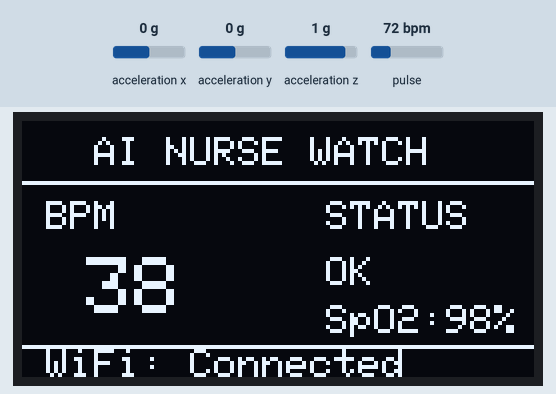
This sketch was run on a simulated ESP32. On the bench: 128×64 one-colour display. Wiring (inferred from the names in the program): MPU-6050 motion sensor at I2C address 0x68. The test bench sets the inputs (shaded band); at power-on: pulse 72 bpm, acceleration x 0 g, acceleration y 0 g, acceleration z 1 g. WiFi joins after 1.5 s; servers stay silent unless stated; the local clock reads 2024-03-15 10:24:30 at power-on unless the sketch sets it; what the sketch prints to the serial monitor is not drawn.

Above: at 1.7 s.
2.8 s: pulse set to 130 bpm
At 4.3 s:
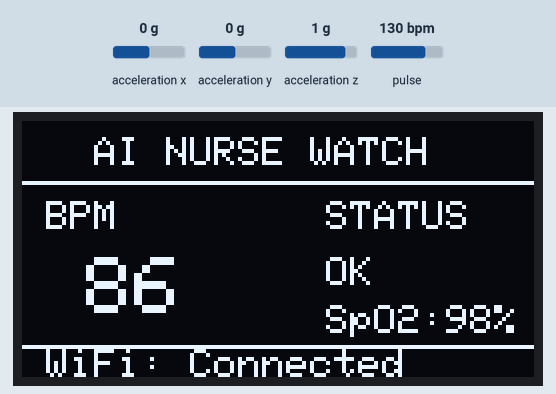
4.9 s: pulse set to 42 bpm
At 7.4 s:
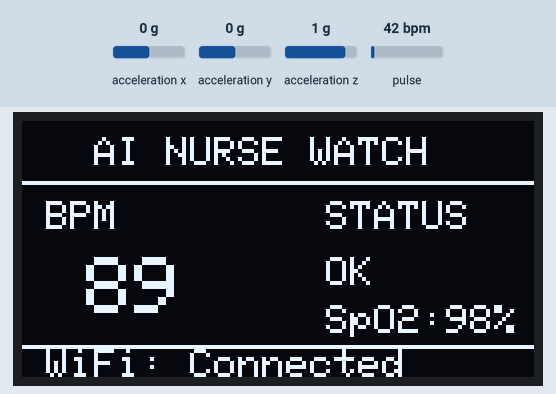
7.9 s: pulse set to 158 bpm
At 15.2 s:
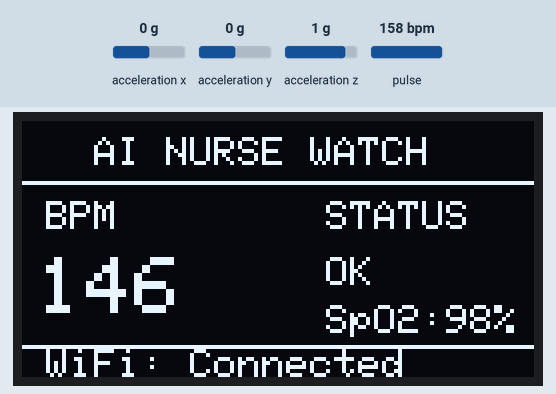
Timing chart, 0 to 16.0 s (numbered marks = the images above; inputs shaded):
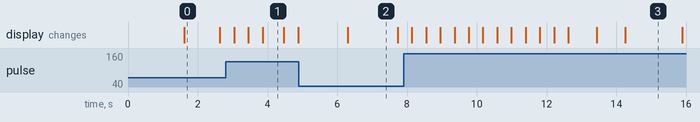

Measured:
- what the display in image 0 shows lasts 1.0 s, from 1.6 s to 2.6 s
- what the display in image 1 shows lasts 0.6 s, from 3.9 s to 4.5 s
- what the display in image 2 shows lasts 1.4 s, from 6.3 s to 7.7 s

The sketch:

esp32_careloop.ino
```cpp
/*
 * esp32_careloop.ino — CareLoop AI Nurse Watch Firmware
 *
 * HARDWARE SPECIFICATION (Matches CareLoop Prototype):
 * 1. ESP32 30-Pin Development Board (CP2102, Wi-Fi + BT)
 * 2. MAX30102 Pulse Oximeter & Heart Rate Sensor (I2C: 0x57)
 * 3. MPU-6050 6-Axis Accelerometer & Gyroscope (I2C: 0x68) — Fall Detection
 * 4. 1.3" I2C OLED Display (128x64, I2C: 0x3C)
 *
 * I2C PIN CONNECTIONS (All 3 modules share the bus):
 * - ESP32 GPIO 21 -> SDA (MAX30102, MPU-6050, OLED)
 * - ESP32 GPIO 22 -> SCL (MAX30102, MPU-6050, OLED)
 * - ESP32 3.3V    -> VCC
 * - ESP32 GND     -> GND
 *
 * PROTOCOLS:
 * - Vitals Telemetry: POST /device/readings (Heart_Rate, SpO2)
 * - Fall Detection:   POST /device/events   (Possible_Fall)
 * - Auth Header:      X-Device-Key: demo-device-key-change-me
 */

#include "MAX30105.h"
#include "heartRate.h"
#include <Adafruit_GFX.h>
#include <Adafruit_SSD1306.h>
#include <HTTPClient.h>
#include <WiFi.h>
#include <Wire.h>

// --- CONFIGURATION ---
const char *WIFI_SSID = "YOUR_WIFI_SSID";
const char *WIFI_PASS = "YOUR_WIFI_PASSWORD";
const char *SERVER_BASE = "http://192.168.1.10:8000"; // CareLoop API Server IP
const char *DEVICE_ID = "ESP32-DEMO-01";
const char *DEVICE_KEY = "demo-device-key-change-me";

// OLED Configuration (128x64, I2C address 0x3C)
#define SCREEN_WIDTH 128
#define SCREEN_HEIGHT 64
Adafruit_SSD1306 display(SCREEN_WIDTH, SCREEN_HEIGHT, &Wire, -1);
bool oledReady = false;

// Sensor Objects
MAX30105 maxSensor;
bool maxReady = false;
bool mpuReady = false;

// Vitals Tracking Variables
float bpmAvg = 0.0;
float spo2Avg = 98.0;
long lastBeat = 0;
byte beats = 0;
unsigned long lastSend = 0;
unsigned long lastDisplayUpdate = 0;

// Fall Detection Constants
const float FALL_THRESHOLD_G = 2.8; // Impact threshold in G-force
unsigned long lastFallTrigger = 0;

// Initialize MPU-6050 directly over I2C (no external MPU lib needed)
void initMPU6050() {
  Wire.beginTransmission(0x68);
  Wire.write(0x6B); // Power Management 1 register
  Wire.write(0x00); // Wake up MPU-6050
  byte err = Wire.endTransmission(true);
  if (err == 0) {
    mpuReady = true;
    Serial.println("✅ MPU-6050 Accelerometer initialized on 0x68");
  } else {
    Serial.println("⚠️ MPU-6050 not detected at 0x68; check wiring.");
  }
}

// Check for sudden acceleration spikes (Fall Detection)
void checkFallDetection() {
  if (!mpuReady)
    return;

  Wire.beginTransmission(0x68);
  Wire.write(0x3B); // ACCEL_XOUT_H
  Wire.endTransmission(false);
  Wire.requestFrom(0x68, 6, true);

  if (Wire.available() >= 6) {
    int16_t ax = (Wire.read() << 8) | Wire.read();
    int16_t ay = (Wire.read() << 8) | Wire.read();
    int16_t az = (Wire.read() << 8) | Wire.read();

    // Convert raw 16-bit to G (±2g range: 16384 LSB/g)
    float gX = ax / 16384.0;
    float gY = ay / 16384.0;
    float gZ = az / 16384.0;
    float totalG = sqrt(gX * gX + gY * gY + gZ * gZ);

    if (totalG > FALL_THRESHOLD_G && (millis() - lastFallTrigger > 15000)) {
      lastFallTrigger = millis();
      Serial.printf("🚨 FALL DETECTED! G-Force: %.2f G\n", totalG);

      // Update OLED with immediate warning
      if (oledReady) {
        display.clearDisplay();
        display.setTextSize(1);
        display.setTextColor(SSD1306_WHITE);
        display.setCursor(10, 8);
        display.println("!! EMERGENCY !!");
        display.setTextSize(2);
        display.setCursor(10, 26);
        display.println("FALL EVENT");
        display.setTextSize(1);
        display.setCursor(10, 48);
        display.println("Sending alert...");
        display.display();
      }

      sendFallEvent(totalG);
    }
  }
}

// Transmit Fall Event to CareLoop API (/device/events)
void sendFallEvent(float gForce) {
  if (WiFi.status() != WL_CONNECTED)
    return;

  time_t now;
  time(&now);

  HTTPClient http;
  String url = String(SERVER_BASE) + "/device/events";
  http.begin(url);
  http.addHeader("Content-Type", "application/json");
  http.addHeader("X-Device-Key", DEVICE_KEY);

  String body = String("{\"device_id\":\"") + DEVICE_ID +
                "\",\"event_type\":\"Possible_Fall" +
                "\",\"occurred_at\":" + String((long)now) +
                ",\"details\":{\"g_force\":" + String(gForce, 2) +
                ",\"sensor\":\"MPU6050\"}}";

  int code = http.POST(body);
  Serial.printf("📡 POST /device/events -> HTTP %d\n", code);
  http.end();
}

// Transmit Vitals Reading to CareLoop API (/device/readings)
void sendReading(const char *mtype, float val, const char *unit,
                 const char *quality) {
  if (WiFi.status() != WL_CONNECTED)
    return;

  time_t now;
  time(&now);

  HTTPClient http;
  String url = String(SERVER_BASE) + "/device/readings";
  http.begin(url);
  http.addHeader("Content-Type", "application/json");
  http.addHeader("X-Device-Key", DEVICE_KEY);

  String body = String("{\"device_id\":\"") + DEVICE_ID +
                "\",\"measurement_type\":\"" + mtype +
                "\",\"value\":" + String(val, 1) + ",\"unit\":\"" + unit +
                "\",\"measured_at\":" + String((long)now) + ",\"quality\":\"" +
                quality + "\"}";

  int code = http.POST(body);
  Serial.printf("📡 POST %s -> %s (HTTP %d)\n", mtype, body.c_str(), code);
  http.end();
}

// Update 1.3" OLED Wrist Display
void updateOLED(bool fingerDetected) {
  if (!oledReady)
    return;

  display.clearDisplay();
  display.setTextColor(SSD1306_WHITE);

  // Header Title matching prototype
  display.setTextSize(1);
  display.setCursor(18, 4);
  display.print("AI NURSE WATCH");
  display.drawLine(0, 15, 128, 15, SSD1306_WHITE);

  // Column Headers
  display.setCursor(6, 20);
  display.print("BPM");
  display.setCursor(76, 20);
  display.print("STATUS");

  // Vitals & Status
  if (fingerDetected && bpmAvg > 35) {
    display.setTextSize(2);
    display.setCursor(4, 34);
    display.printf("%3.0f", bpmAvg);

    display.setTextSize(1);
    display.setCursor(76, 34);
    display.print("OK");
    display.setCursor(76, 46);
    display.printf("SpO2:%2.0f%%", spo2Avg);
  } else {
    display.setTextSize(1);
    display.setCursor(4, 38);
    display.print("No Finger");

    display.setCursor(76, 38);
    display.print("OK");
  }

  // Footer: Wi-Fi status
  display.drawLine(0, 56, 128, 56, SSD1306_WHITE);
  display.setTextSize(1);
  display.setCursor(6, 57);
  if (WiFi.status() == WL_CONNECTED) {
    display.print("WiFi: Connected");
  } else {
    display.print("WiFi: Searching...");
  }

  display.display();
}

void setup() {
  Serial.begin(115200);
  Serial.println("\n==============================================");
  Serial.println("  CareLoop AI Nurse Watch Telemetry System");
  Serial.println("  ESP32 + MAX30102 + MPU-6050 + 1.3\" OLED");
  Serial.println("==============================================");

  // Initialize shared I2C bus (SDA=21, SCL=22)
  Wire.begin(21, 22);

  // 1. Initialize OLED (0x3C)
  if (display.begin(SSD1306_SWITCHCAPVCC, 0x3C)) {
    oledReady = true;
    display.clearDisplay();
    display.setTextSize(1);
    display.setTextColor(SSD1306_WHITE);
    display.setCursor(10, 20);
    display.println("AI NURSE WATCH");
    display.setCursor(10, 36);
    display.println("Initializing...");
    display.display();
    Serial.println("✅ 1.3\" I2C OLED initialized (0x3C)");
  } else {
    Serial.println("⚠️ OLED not detected at 0x3C");
  }

  // 2. Initialize MPU-6050 (0x68)
  initMPU6050();

  // 3. Initialize MAX30102 (0x57)
  if (maxSensor.begin(Wire, I2C_SPEED_FAST)) {
    maxReady = true;
    maxSensor.setup();
    maxSensor.setPulseAmplitudeRed(0x0A);
    maxSensor.setPulseAmplitudeGreen(0);
    Serial.println("✅ MAX30102 Optical Sensor initialized (0x57)");
  } else {
    Serial.println("⚠️ MAX30102 not detected at 0x57");
  }

  // 4. Connect to Wi-Fi
  Serial.printf("Connecting to Wi-Fi '%s'...", WIFI_SSID);
  WiFi.begin(WIFI_SSID, WIFI_PASS);
  int attempts = 0;
  while (WiFi.status() != WL_CONNECTED && attempts < 20) {
    delay(500);
    Serial.print(".");
    attempts++;
  }

  if (WiFi.status() == WL_CONNECTED) {
    Serial.printf("\n✅ Connected! Device IP: %s\n",
                  WiFi.localIP().toString().c_str());
  } else {
    Serial.println("\n⚠️ Wi-Fi connection timed out. Will retry in loop.");
  }

  // 5. Sync NTP Epoch Time
  configTime(0, 0, "pool.ntp.org");
  Serial.println("Synchronizing NTP time for timestamps...");
}

void loop() {
  // 1. Check MPU-6050 for sudden fall events
  checkFallDetection();

  // 2. Sample MAX30102 Optical sensor
  bool fingerDetected = false;
  if (maxReady) {
    long ir = maxSensor.getIR();
    fingerDetected = (ir > 50000);

    if (fingerDetected && checkForBeat(ir)) {
      long delta = millis() - lastBeat;
      lastBeat = millis();
      float bpm = 60.0 / (delta / 1000.0);

      if (bpm > 35.0 && bpm < 210.0) {
        bpmAvg = (beats == 0) ? bpm : (bpmAvg * 0.8f + bpm * 0.2f);
        if (beats < 255)
          beats++;
      }
    }
  }

  // 3. Refresh OLED display at ~5Hz (every 200ms)
  if (millis() - lastDisplayUpdate > 200) {
    lastDisplayUpdate = millis();
    updateOLED(fingerDetected);
  }

  // 4. Send Vitals to Server every 45 seconds
  if (millis() - lastSend > 45000) {
    lastSend = millis();
    if (fingerDetected && beats >= 5) {
      sendReading("Heart_Rate", bpmAvg, "bpm", "Good");
      sendReading("SpO2", spo2Avg, "%", "Good");
    } else {
      sendReading("Heart_Rate", 0.0, "bpm", "Questionable");
    }
  }
}
```
